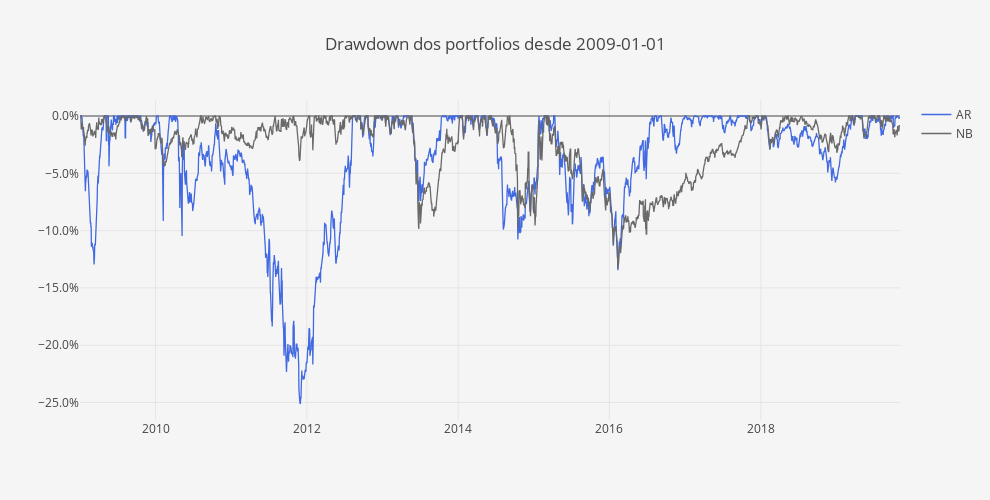

Source (notebook cell):
### Code cell
DD = compute_drawdowns(fundos)
DD = DD /100

layout = go.Layout(
    title='Drawdown dos portfolios desde ' + Begin,
    plot_bgcolor='#f5f5f5',
    paper_bgcolor='#f5f5f5',
    width=990,
    height=500,
    xaxis=dict(
        title='',
        showgrid=True,
        titlefont=dict(size=12),
    ),
    yaxis=dict(
        title='',
        showgrid=True,
        zeroline=True, # Adicionar ou não a zero line
        tickformat=".1%" # tickformat=".2%" se quiseres mais casas decimais
    ))

trace0 = go.Scatter(
    x = DD.index,
    y = DD.iloc[:, 0],
    name = fundos.columns[0],
    line = dict(
        color = 'royalblue',
        width = 1.3)
)

trace1 = go.Scatter(
    x = DD.index,
    y = DD.iloc[:, 1],
    name = fundos.columns[1],
    line = dict(
        color = 'dimgrey',
        width = 1.3)
)

data = [trace0, trace1]
        
fig = go.Figure(data=data, layout=layout)
py.iplot(fig)

### Figure 1 — Plotly figure (JSON) as saved in the notebook; plotly's stock layout.template omitted (floating-point values rounded to 4 significant figures; data arrays with more than 128 entries replaced by an {"elided": "..."} marker saying what was removed)
{"data": [{"line": {"color": "royalblue", "width": 1.3}, "name": "AR", "type": "scatter", "uid": "76144ce3-09a1-4fba-99dc-33f4ec8e810f", "x": {"elided": "3960 str values"}, "y": {"elided": "3960 float values"}}, {"line": {"color": "dimgrey", "width": 1.3}, "name": "NB", "type": "scatter", "uid": "aa20378a-5a04-4264-96f0-e89637743fa1", "x": {"elided": "3960 str values"}, "y": {"elided": "3960 float values"}}], "layout": {"height": 500, "paper_bgcolor": "#f5f5f5", "plot_bgcolor": "#f5f5f5", "title": {"text": "Drawdown dos portfolios desde 2009-01-01"}, "width": 990, "xaxis": {"autorange": true, "range": ["2009-01-01", "2019-11-04"], "showgrid": true, "title": {"font": {"size": 12}, "text": ""}, "type": "date"}, "yaxis": {"autorange": true, "range": [-0.2652, 0.01396], "showgrid": true, "tickformat": ".1%", "title": {"text": ""}, "type": "linear", "zeroline": true}}}
